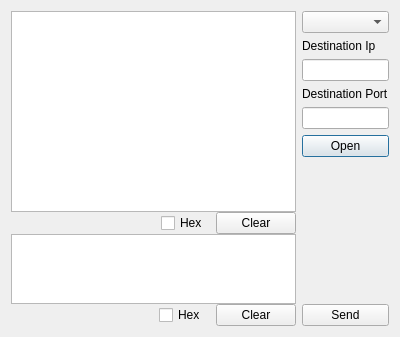
<?xml version="1.0" encoding="UTF-8"?>
<ui version="4.0">
 <class>Dialog</class>
 <widget class="QDialog" name="Dialog">
  <property name="geometry">
   <rect>
    <x>0</x>
    <y>0</y>
    <width>400</width>
    <height>337</height>
   </rect>
  </property>
  <property name="windowTitle">
   <string>Dialog</string>
  </property>
  <layout class="QHBoxLayout" name="horizontalLayout" stretch="8,2">
   <item>
    <layout class="QVBoxLayout" name="leftVLayout" stretch="6,1,2,1">
     <property name="spacing">
      <number>0</number>
     </property>
     <item>
      <layout class="QVBoxLayout" name="recvVLayout">
       <item>
        <widget class="QTextEdit" name="textEditRecv">
         <property name="enabled">
          <bool>true</bool>
         </property>
         <property name="readOnly">
          <bool>true</bool>
         </property>
        </widget>
       </item>
      </layout>
     </item>
     <item>
      <layout class="QHBoxLayout" name="recvToolHLayout">
       <property name="spacing">
        <number>8</number>
       </property>
       <property name="topMargin">
        <number>0</number>
       </property>
       <item>
        <spacer name="horizontalSpacer">
         <property name="orientation">
          <enum>Qt::Horizontal</enum>
         </property>
         <property name="sizeHint" stdset="0">
          <size>
           <width>40</width>
           <height>20</height>
          </size>
         </property>
        </spacer>
       </item>
       <item>
        <widget class="QCheckBox" name="checkBoxRecvHex">
         <property name="text">
          <string>Hex</string>
         </property>
        </widget>
       </item>
       <item>
        <widget class="QPushButton" name="pushButtonRecvClear">
         <property name="text">
          <string>Clear</string>
         </property>
         <property name="autoDefault">
          <bool>false</bool>
         </property>
        </widget>
       </item>
      </layout>
     </item>
     <item>
      <layout class="QVBoxLayout" name="sendVLayout" stretch="0">
       <property name="spacing">
        <number>-1</number>
       </property>
       <property name="sizeConstraint">
        <enum>QLayout::SetDefaultConstraint</enum>
       </property>
       <item>
        <widget class="QTextEdit" name="textEditSend"/>
       </item>
      </layout>
     </item>
     <item>
      <layout class="QHBoxLayout" name="sendToolHLayout">
       <property name="spacing">
        <number>10</number>
       </property>
       <item>
        <spacer name="horizontalSpacer_2">
         <property name="orientation">
          <enum>Qt::Horizontal</enum>
         </property>
         <property name="sizeHint" stdset="0">
          <size>
           <width>40</width>
           <height>20</height>
          </size>
         </property>
        </spacer>
       </item>
       <item>
        <widget class="QCheckBox" name="checkBoxSendHex">
         <property name="text">
          <string>Hex</string>
         </property>
        </widget>
       </item>
       <item>
        <widget class="QPushButton" name="pushButtonSendClear">
         <property name="text">
          <string>Clear</string>
         </property>
         <property name="autoDefault">
          <bool>false</bool>
         </property>
        </widget>
       </item>
      </layout>
     </item>
    </layout>
   </item>
   <item>
    <layout class="QVBoxLayout" name="rightVLayout">
     <item>
      <widget class="QComboBox" name="comboBoxNetType"/>
     </item>
     <item>
      <widget class="QLabel" name="destinationLabel">
       <property name="text">
        <string>Destination Ip</string>
       </property>
      </widget>
     </item>
     <item>
      <widget class="QLineEdit" name="lineEditDesIp"/>
     </item>
     <item>
      <widget class="QLabel" name="portLabel">
       <property name="text">
        <string>Destination Port</string>
       </property>
      </widget>
     </item>
     <item>
      <widget class="QLineEdit" name="lineEditDesPort"/>
     </item>
     <item>
      <widget class="QPushButton" name="pushButtonOpen">
       <property name="text">
        <string>Open</string>
       </property>
      </widget>
     </item>
     <item>
      <spacer name="verticalSpacer">
       <property name="orientation">
        <enum>Qt::Vertical</enum>
       </property>
       <property name="sizeHint" stdset="0">
        <size>
         <width>20</width>
         <height>40</height>
        </size>
       </property>
      </spacer>
     </item>
     <item>
      <widget class="QPushButton" name="pushButtonSend">
       <property name="text">
        <string>Send</string>
       </property>
      </widget>
     </item>
    </layout>
   </item>
  </layout>
 </widget>
 <layoutdefault spacing="6" margin="11"/>
 <resources/>
 <connections/>
</ui>
